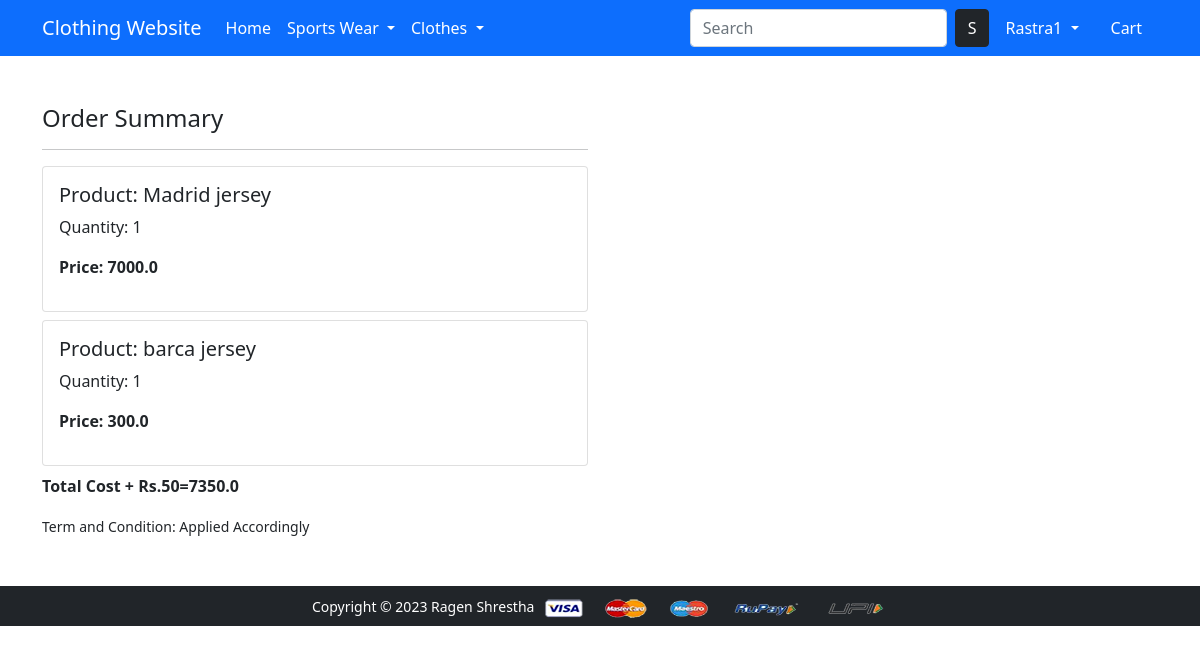
Screenshot of /checkout/ (signed in) with the database file from the repository.
### app/models.py (models this page shows, shortened)
class Cart(models.Model):
    user = models.ForeignKey(User, on_delete=models.CASCADE)
    product = models.ForeignKey(Product, on_delete=models.CASCADE)
    quantity = models.PositiveIntegerField(default=1)
    @property
    def total_cost(self):
        return self.quantity * self.product.discounted_price

class Product(models.Model):
    title = models.CharField(max_length=100)
    selling_price = models.FloatField()
    discounted_price = models.FloatField()
    description = models.TextField()
    brand = models.CharField(max_length=100)
    category = models.CharField(choices=CATEGORY_CHOICES, max_length=2)
    product_image = models.ImageField(upload_to='productimg')

### app/views.py (the view)
# urls.py: path('checkout/', views.checkout, name='checkout'),
@login_required
def checkout(request):
    user = request.user
    add = Customer.objects.filter(user=user)
    cart_items = Cart.objects.filter(user=user)
    amount = 0.0
    shipping_amount = 50.0
    totalamount = 0.0
    cart_product = [p for p in Cart.objects.all() if p.user ==request.user]
    if cart_product:
        for p in cart_product:
            tempamount = (p.quantity * p.product.discounted_price)
            amount += tempamount
        totalamount = amount + shipping_amount
    return render(request, 'app/checkout.html',{'add':add,'totalamount':totalamount,'cart_items':cart_items})

### app/templates/app/checkout.html (shortened to what this page needs)
{% extends 'app/base.html' %}
{% load static %}
{% block main-content %}
<div class="container">
 <div class="row mt-5">
  <div class="col-sm-6">
    <h4>Order Summary</h4>
    <hr>
    {% for item in cart_items %}
      <div class="card mb-2">
        <div class="card-body">
          <h5>Product: {{item.product.title}}</h5>
          <p>Quantity: {{item.quantity}}</p>
          <p class="fw-bold">Price: {{item.total_cost}} </p>
        </div>
      </div>
      {% endfor %}
      <p class="fw-bold">Total Cost + Rs.50={{totalamount}}</p>
    <small>Term and Condition: Applied Accordingly</small>
  </div>
  </div>
</div>
{% endblock main-content %}

### app/templates/app/base.html (shortened to what this page needs)
<!doctype html>
{% load static %}
<html lang="en">
  <head>
    <link href="https://cdn.jsdelivr.net/npm/bootstrap@5.0.0-beta1/dist/css/bootstrap.min.css" rel="stylesheet">
    <link rel="stylesheet" href="{% static 'app/css/owl.carousel.min.css' %}">
    <link rel="stylesheet" href="{% static 'app/css/all.min.css' %}">
    <link rel="stylesheet" href="{% static 'app/css/style.css' %}">
  </head>
  <body>
    <nav class="navbar navbar-expand-lg navbar-dark bg-primary">
     <div class="container">
       <a class="navbar-brand" href="/">Clothing Website</a>
       <div class="collapse navbar-collapse" id="navbarSupportedContent">
         <ul class="navbar-nav me-auto mb-2 mb-lg-0">
           <li class="nav-item">
             <a class="nav-link active" aria-current="page" href="/">Home</a>
           </li>
           <li class="nav-item dropdown">
             <a class="nav-link dropdown-toggle text-white" href="#" id="electronicsDropdown" role="button" data-bs-toggle="dropdown" aria-expanded="false">
               Sports Wear
             </a>
           </li>
           <li class="nav-item dropdown">
             <a class="nav-link dropdown-toggle text-white" href="#" id="fashionDropdown" role="button" data-bs-toggle="dropdown" aria-expanded="false">
               Clothes
             </a>
           </li>
         </ul>
         <form class="d-flex">
           <input class="form-control me-2" type="search" placeholder="Search" aria-label="Search">
           <button class="btn btn-dark" type="submit">S</button>
         </form>
         <div>
          <ul class="navbar-nav me-auto mb-2 mb-lg-0">
          {% if request.user.is_authenticated %}
           <li class="nav-item dropdown mx-2">
              <a class="nav-link dropdown-toggle text-white" href="#" id="profileDropdown" role="button" data-bs-toggle="dropdown" aria-expanded="false">
                {{request.user.username|capfirst}}
              </a>
            </li>
            <li class="nav-item mx-2">
             <a href="{% url 'showcart' %}" class="nav-link text-white"> Cart </a>
            </li>
            {% endif %}
          </ul>
         </div>
       </div>
     </div>
    </nav>
    {% block main-content %} {% endblock main-content %}
    <footer class="container-fluid bg-dark text-center p-2 mt-5">
        <small class="text-white">Copyright &copy; 2023 Ragen Shrestha </small>
        <img src="{% static 'app/images/payment.png' %}" alt="" srcset="" class="img-fluid" height="2px">
    </footer>
  </body>
</html>

### rows the page displays
Cart: product "Madrid jersey", quantity "1", total_cost "7000.0"
Cart: product "barca jersey", quantity "1", total_cost "300.0"

### other values shown
{{ request.user.username|capfirst }} "Rastra1"
{{ totalamount }} "7350.0"
